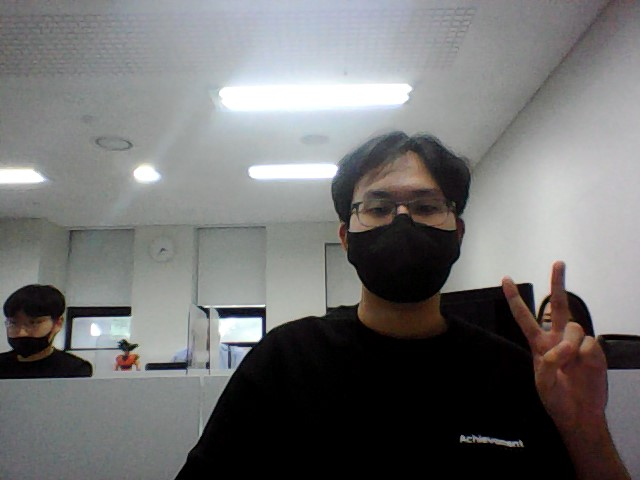
#> input picture data/sample.jpg, 640 x 480 px
$ python sample.py
#> lines starting #> are read from the running program, lines starting #| are printed output that depends on the picture
### setting/config.py
import os

here = os.path.dirname(__file__)

PATH_BASE = os.path.abspath(os.path.join(here, os.pardir))
PATH_DATA = os.path.join(PATH_BASE, 'data')
PATH_MODEL = os.path.join(PATH_BASE, 'model')
PATH_LOG = os.path.join(PATH_BASE, 'log')

def get_data_path(data_name):
    '''
    data 폴더의 데이터 파일의 경로를 반환한다.
    '''
    return os.path.join(PATH_DATA, data_name)

# [11 lines left out: functions get_model_path, get_log_path, not called in this run]


# [5 lines that do not run on import are left out]

### sample.py
from setting import config
import cv2

image_path = config.get_data_path('sample.jpg')

image = cv2.imread(image_path, cv2.IMREAD_COLOR)
#> image is the input picture: shape (480, 640, 3); mean B, G, R 113.9, 114, 114.2

print(image.shape)
#| (480, 640, 3)

image_rev = cv2.resize(image, dsize=(240, 240), interpolation=cv2.INTER_AREA)
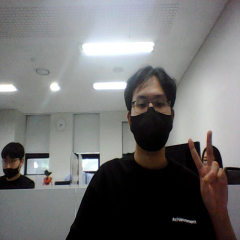
#> image_rev: shape (240, 240, 3); mean B, G, R 113.9, 114, 114.2

print(image_rev.shape)
#| (240, 240, 3)

# [4 lines of commented-out code are left out]

cv2.imwrite
